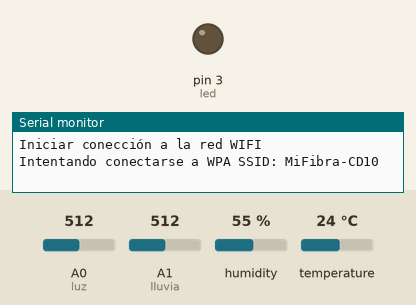
This sketch was run on a simulated Arduino Uno, built for the host (arithmetic inside an expression is 32-bit, double 64-bit). Parts: output pins drawn as LEDs (lit = HIGH), the last lines printed to the serial monitor. The inputs (shaded band) are chosen by the test bench; at power-on: A0 (luz) = 512, A1 (lluvia) = 512, humidity 55 %, temperature 24 °C. WiFi joins after 1.5 s; servers stay silent unless stated; random numbers use the default seed unless the sketch sets one; no MQTT or app messages arrive unless stated.

Above: at 0.1 s.
At 2.2 s:
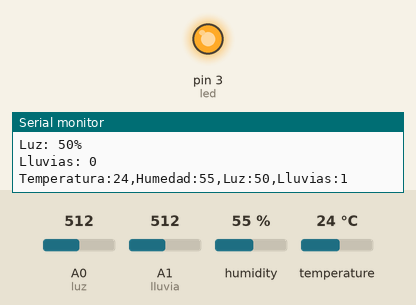
Timing chart, 0 to 3.7 s (numbered marks = the images above):
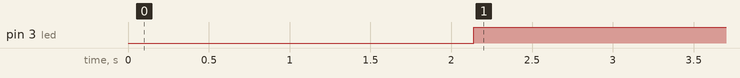

Measured:
- by itself, pin 3 (led): LOW → HIGH at 2.1 s

The sketch:

Prueba4.ino
```cpp
//Biblioteca para sensor DHT11
#include <DHT.h>
#define DHTPIN 2
#define DHTTYPE DHT11
DHT dht(DHTPIN, DHTTYPE);

//Definición de pines para resto de sensores
int luz = A0;
int led = 3;
int lluvia = A1;

//Bibliotecas para ESP01 y mosquitto
#include <WiFiEsp.h>
#include <WiFiEspClient.h>
#include <PubSubClient.h>
#include "SoftwareSerial.h"

//Conexión a la red wifi: nombre de la red y contraseña
#define WIFI_AP "MiFibra-CD10"
#define WIFI_PASSWORD "DEqp2zGP"

//Nombre o IP del servidor mosquitto
char server[50] = "192.168.1.117";

//Inicializamos el objeto de cliente esp
WiFiEspClient espClient;

//Iniciamos el objeto subscriptor del cliente
//con el objeto del cliente
PubSubClient client(espClient);

//Conexión serial para el esp con una comunicación
//serial, pines 9: rx y 10: tx
SoftwareSerial soft(9, 10);

//Contador para el envio de datos
unsigned long lastSend;

int status = WL_IDLE_STATUS;

void setup() {
    //Inicializamos la comunicación serial para el log
    Serial.begin(9600);
    //Iniciamos la conexión a la red WiFi
    InitWiFi();
    //Colocamos la referencia del servidor y el puerto
    client.setServer( server, 1883 );
    lastSend = 0;

    pinMode (luz, INPUT);
    pinMode (led, OUTPUT);
    pinMode (lluvia, INPUT);

    dht.begin();
}

void loop() {
    //Validamos si el modulo WiFi aun esta conectado a la red
    status = WiFi.status();
    if(status != WL_CONNECTED) {
        //Si falla la conexión, reconectamos el modulo
        reconnectWifi();
    }

    //Validamos si esta la conexión del servidor
    if(!client.connected() ) {
        //Si falla reintentamos la conexión
        reconnectClient();
    }

    //Creamos un contador para enviar la data cada 2 segundos
    if(millis() - lastSend > 2000 ) {
        sendDataTopic();
        lastSend = millis();
    }

    client.loop();
}

String sensores(){

  int humedad = dht.readHumidity();
  int temperatura = dht.readTemperature(false);

  if (isnan(humedad) || isnan(temperatura)) {
    Serial.println("Fallo en el sensor!");
  }

  long int valorLuz = analogRead(luz);
  valorLuz = (valorLuz * 100)/1010;
  //int mapeo = map(valorLuz, 0, 100, 0, 255);
  //analogWrite(led, mapeo);

  int lluvias = analogRead(lluvia);
  bool llueve = false;
  if (lluvias <= 50){
    llueve = false;
  }else {
    llueve = true;
  }

  Serial.print("Temperatura: ");  Serial.print(temperatura);  Serial.println("ºC");
  Serial.print("Humedad: ");  Serial.print(humedad);  Serial.println("%");
  Serial.print("\nLuz: ");  Serial.print(valorLuz);  Serial.println("%");
  Serial.print("Lluvias: ");  Serial.println(analogRead(lluvias));

String valores = "Temperatura:"; valores += temperatura; valores += ",Humedad:"; valores += humedad; valores += ",Luz:"; valores += valorLuz ; valores += ",Lluvias:"; valores += llueve;
  return valores;
}

void sendDataTopic()
{
    Serial.println("sendDataTopic");
    // Prepare a JSON payload string
    String payload = sensores();

    // Send payload
    char attributes[100];
    payload.toCharArray( attributes, 100 );
    client.publish( "EM001", attributes );
    Serial.println( attributes );
    digitalWrite (led, 1);
}

//Inicializamos la conexión a la red wifi
void InitWiFi()
{
    //Inicializamos el puerto serial
    soft.begin(9600);
    //Iniciamos la conexión wifi
    WiFi.init(&soft);
    //Verificamos si se pudo realizar la conexión al wifi
    //si obtenemos un error, lo mostramos por log y denememos el programa
    if (WiFi.status() == WL_NO_SHIELD) {
        Serial.println("El modulo WiFi no esta presente");
        while (true);
    }
    reconnectWifi();
}

void reconnectWifi() {
    Serial.println("Iniciar conección a la red WIFI");
    while(status != WL_CONNECTED) {
        Serial.print("Intentando conectarse a WPA SSID: ");
        Serial.println(WIFI_AP);
        //Conectar a red WPA/WPA2
        status = WiFi.begin(WIFI_AP, WIFI_PASSWORD);
        delay(500);
    }
    Serial.println("Conectado a la red WIFI");
}

void reconnectClient() {
    //Creamos un loop en donde intentamos hacer la conexión
    while(!client.connected()) {
        Serial.print("Conectando a: ");
        Serial.println(server);
        //Creamos una nueva cadena de conexión para el servidor
        //e intentamos realizar la conexión nueva
        //si requiere usuario y contraseña la enviamos connect(clientId, username, password)
        String clientId = "ESP8266Client-" + String(random(0xffff), HEX);
        if(client.connect(clientId.c_str())) {
            Serial.println("[DONE]");
        } else {
            Serial.print( "[FAILED] [ rc = " );
            Serial.print( client.state() );
            Serial.println( " : retrying in 5 seconds]" );
            delay( 5000 );
        }
    }
}
```
